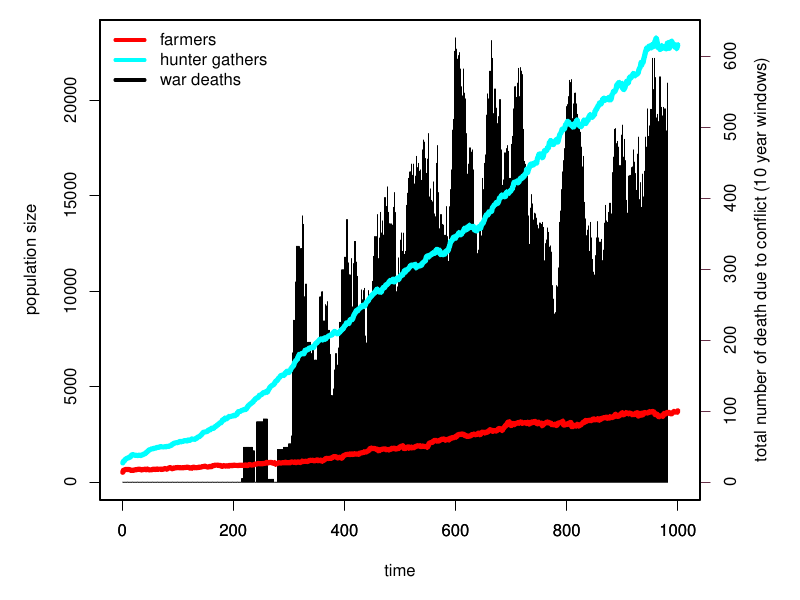

The script that saved this image:
library(terra)
onesimu=readRDS(here::here("doc","bookdown","data_original","general_results_selected_simu","buffattack300_K110_PSU065_3_all.RDS"))
Nts=onesimu$Nts
warcasualties=onesimu$warcasualties
sites=vect(here::here("doc","bookdown","data_original","sitesinitialposition"))
#Figure3
pdf("Figure3.pdf",width=8,height=6)
i=1000
par(mar=c(5,5,1,5))
running_totals <- stats::filter(warcasualties, rep(1, 10), sides = 1)
w=19
plot(sapply(1:(length(warcasualties)-w),function(i)sum(warcasualties[i:(i+w)])),type="h",yaxt="n",yaxt="n",ylab="",xlim=c(0,i),xlab="time")
axis(4,col="#673147",col.axis="black")
mtext("total number of death due to conflict (10 year windows)",4,2.5,col="black",font=1)
par(new=T)
growF=apply(Nts[1:i,sites$culture=="F"],1,sum)
growHG=apply(Nts[1:i,sites$culture=="HG"],1,sum)
plot(growF,col=rainbow(2)[1],type="l",lwd=5,ylim=c(0,max(growF,growHG)),xlim=c(0,i),ylab="population size",xlab="")
points(growHG,col=rainbow(2)[2],lwd=5,type="l")
legend("topleft",col=c(rainbow(2),"black"),legend=c("farmers","hunter gathers","war deaths"),lwd=3,bty="n")
dev.off()

